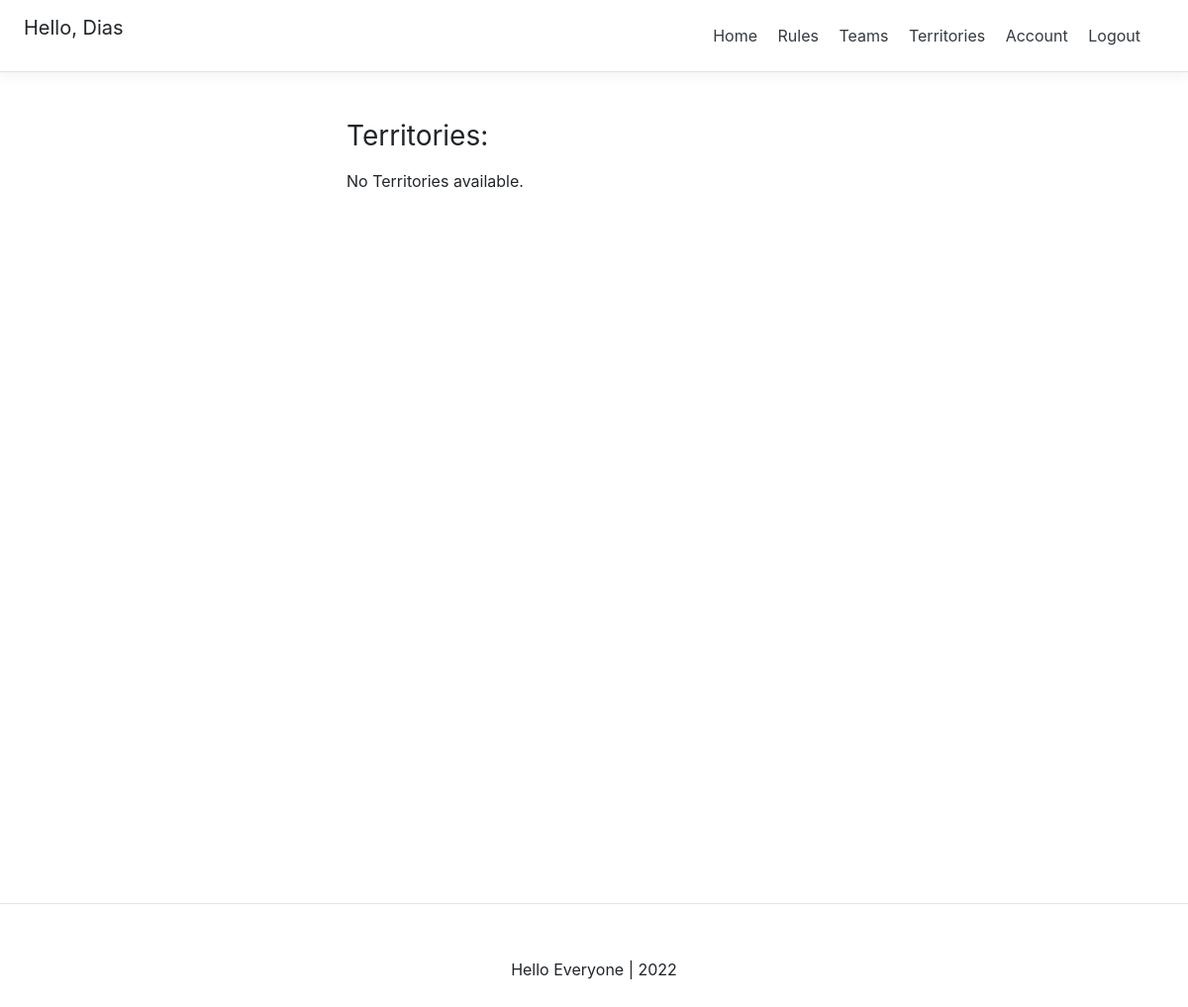
Page /territory_game/ (signed in) on the earlier database version.
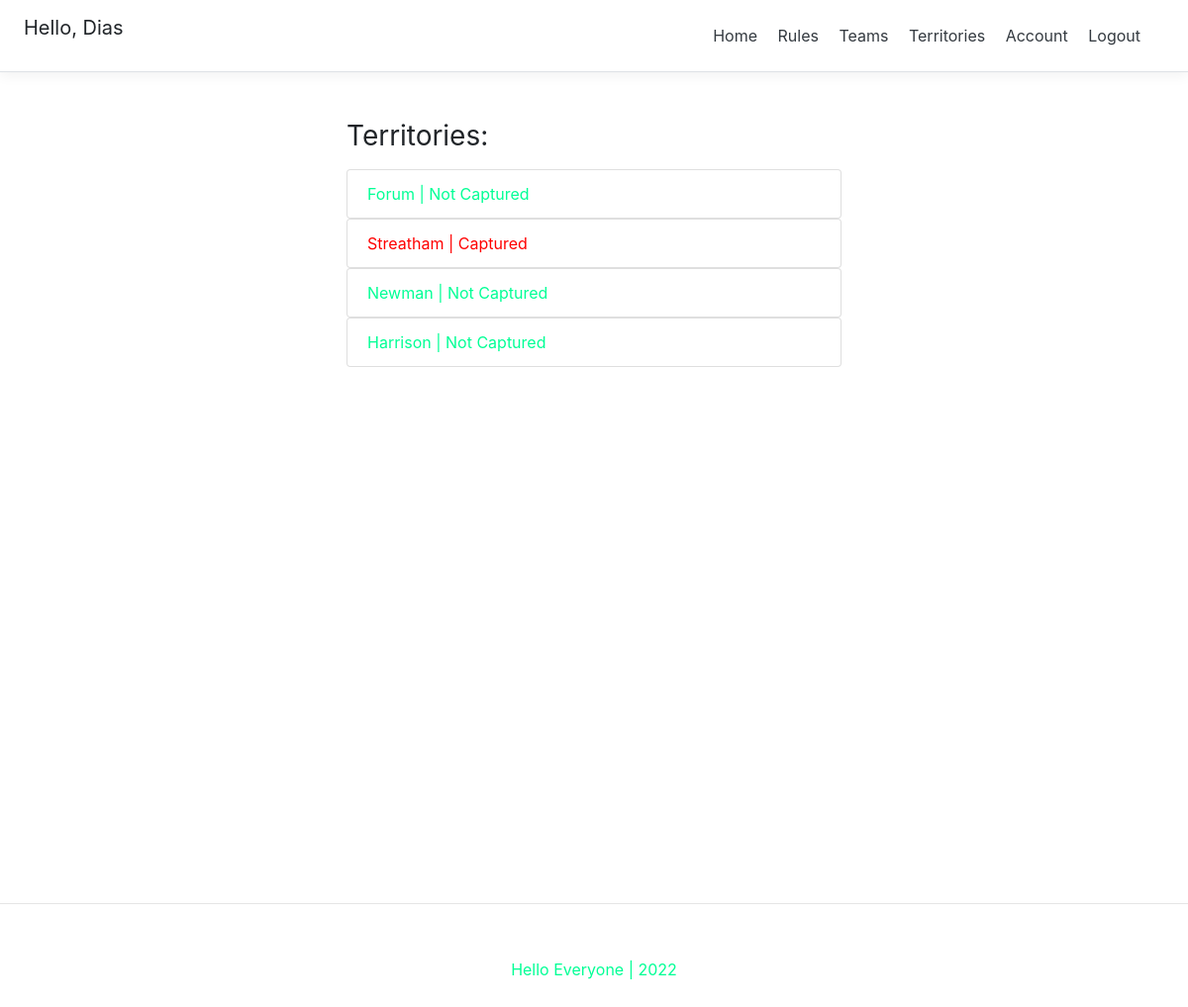
Same page on the later database version.
### gameKeeper/models.py (models this page shows)
class Building(models.Model):
    name 					= models.CharField(max_length=50, null=False, blank=False, unique=True)
    latitude 				= models.DecimalField(max_digits=10, decimal_places=5, null=False, blank=False)
    longitude 				= models.DecimalField(max_digits=10, decimal_places=5, null=False, blank=False)
    is_active               = models.BooleanField(default=False)
    is_captured             = models.BooleanField(default=False)
    slug 					= models.SlugField(blank=True, unique=True)
    def __str__(self):
	    return self.name

### territoryGame/views.py (the view)
# urls.py: path('', territories_view, name="territories"),
def territories_view(request):
    context = {}
    if not request.user.is_authenticated:
        return redirect('login')
    buildings = Building.objects.all()
    context['buildings'] = buildings
    return render(request, 'territoryGame/territories.html', context)

### territoryGame/templates/territoryGame/territories.html (shortened to what this page needs)
{% extends 'base.html' %}
{% block content %}
{% if request.user.is_authenticated %}
<div class="container mt-4 p-4">
    <div class="row">
      <div class="buildings">
        <h3 class="mb-3 font-weight-normal">Territories:</h3>
        {% if buildings %}
          <ul class="list-group">
          {% for building in buildings %}
            {% if building.is_captured %}
            <a class="closeBtn" href="{% url 'territory_game:detail_territory' building.slug %}" style="text-decoration: none; color: rgb(255, 0, 0);">
              <li class="list-group-item">{{building}} | Captured</li>
            {% else %}
            <a class="closeBtn" href="{% url 'territory_game:detail_territory' building.slug %}" style="text-decoration: none; color: rgb(0, 255, 149);">
                <li class="list-group-item">{{building}} | Not Captured</li>
            {% endif %}
          {% endfor %}
          </ul>
        {% else %}
          <p>No Territories available.</p>
        {% endif %}
      </div>
    </div>
  </div>
{% endif %}
{% endblock content %}

Differences in the rows shown:
added Building: name "Forum"
added Building: name "Streatham"
added Building: name "Newman"
added Building: name "Harrison"
Other differences:
text no longer shown: "No Territories available."
